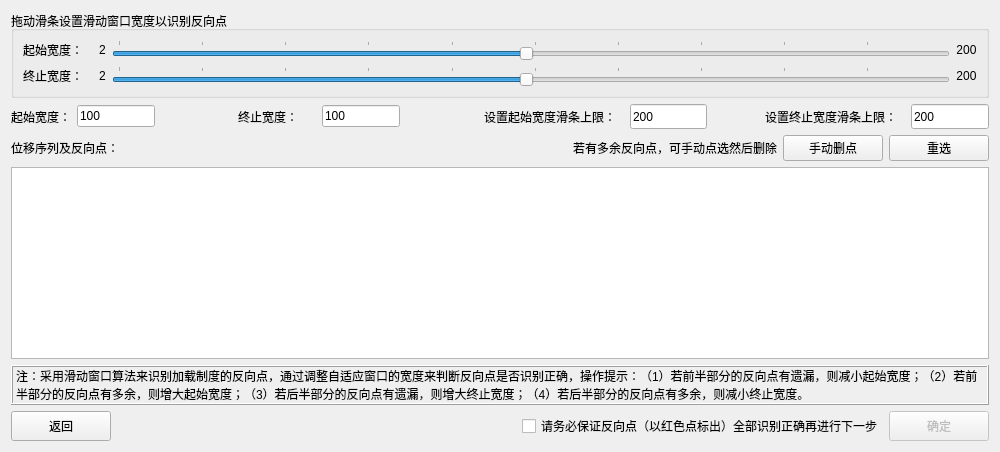
      <widget class="QWidget" name="tab3">
       <attribute name="title">
        <string>识别位移反向点</string>
       </attribute>
       <layout class="QVBoxLayout" name="verticalLayout_26" stretch="0,0,1,0,0">
        <item>
         <widget class="QGroupBox" name="groupBox_5">
          <property name="maximumSize">
           <size>
            <width>16777215</width>
            <height>150</height>
           </size>
          </property>
          <property name="title">
           <string>拖动滑条设置滑动窗口宽度以识别反向点</string>
          </property>
          <layout class="QGridLayout" name="gridLayout_2">
           <item row="0" column="1">
            <widget class="QLabel" name="label_17">
             <property name="text">
              <string>2</string>
             </property>
             <property name="alignment">
              <set>Qt::AlignCenter</set>
             </property>
            </widget>
           </item>
           <item row="0" column="0">
            <widget class="QLabel" name="label_22">
             <property name="minimumSize">
              <size>
               <width>70</width>
               <height>0</height>
              </size>
             </property>
             <property name="text">
              <string>起始宽度：</string>
             </property>
            </widget>
           </item>
           <item row="0" column="3">
            <widget class="QLabel" name="label_19">
             <property name="text">
              <string>200</string>
             </property>
             <property name="alignment">
              <set>Qt::AlignCenter</set>
             </property>
            </widget>
           </item>
           <item row="1" column="2">
            <widget class="QSlider" name="horizontalSlider_2">
             <property name="minimum">
              <number>2</number>
             </property>
             <property name="maximum">
              <number>200</number>
             </property>
             <property name="value">
              <number>100</number>
             </property>
             <property name="orientation">
              <enum>Qt::Horizontal</enum>
             </property>
             <property name="invertedAppearance">
              <bool>false</bool>
             </property>
             <property name="invertedControls">
              <bool>false</bool>
             </property>
             <property name="tickPosition">
              <enum>QSlider::TicksAbove</enum>
             </property>
             <property name="tickInterval">
              <number>20</number>
             </property>
            </widget>
           </item>
           <item row="1" column="3">
            <widget class="QLabel" name="label_20">
             <property name="text">
              <string>200</string>
             </property>
             <property name="alignment">
              <set>Qt::AlignCenter</set>
             </property>
            </widget>
           </item>
           <item row="1" column="1">
            <widget class="QLabel" name="label_18">
             <property name="text">
              <string>2</string>
             </property>
             <property name="alignment">
              <set>Qt::AlignCenter</set>
             </property>
            </widget>
           </item>
           <item row="1" column="0">
            <widget class="QLabel" name="label_25">
             <property name="minimumSize">
              <size>
               <width>70</width>
               <height>0</height>
              </size>
             </property>
             <property name="text">
              <string>终止宽度：</string>
             </property>
            </widget>
           </item>
           <item row="0" column="2">
            <widget class="QSlider" name="horizontalSlider">
             <property name="minimum">
              <number>2</number>
             </property>
             <property name="maximum">
              <number>200</number>
             </property>
             <property name="value">
              <number>100</number>
             </property>
             <property name="sliderPosition">
              <number>100</number>
             </property>
             <property name="orientation">
              <enum>Qt::Horizontal</enum>
             </property>
             <property name="invertedAppearance">
              <bool>false</bool>
             </property>
             <property name="invertedControls">
              <bool>false</bool>
             </property>
             <property name="tickPosition">
              <enum>QSlider::TicksAbove</enum>
             </property>
             <property name="tickInterval">
              <number>20</number>
             </property>
            </widget>
           </item>
          </layout>
         </widget>
        </item>
        <item>
         <layout class="QHBoxLayout" name="horizontalLayout_3" stretch="2,3,3,3,3,3,8,3,2,8,3">
          <item>
           <widget class="QLabel" name="label_15">
            <property name="text">
             <string>起始宽度：</string>
            </property>
           </widget>
          </item>
          <item>
           <widget class="QLineEdit" name="lineEdit_10">
            <property name="text">
             <string>100</string>
            </property>
           </widget>
          </item>
          <item>
           <spacer name="horizontalSpacer_3">
            <property name="orientation">
             <enum>Qt::Horizontal</enum>
            </property>
            <property name="sizeHint" stdset="0">
             <size>
              <width>40</width>
              <height>20</height>
             </size>
            </property>
           </spacer>
          </item>
          <item>
           <widget class="QLabel" name="label_16">
            <property name="text">
             <string>终止宽度：</string>
            </property>
           </widget>
          </item>
          <item>
           <widget class="QLineEdit" name="lineEdit_11">
            <property name="text">
             <string>100</string>
            </property>
           </widget>
          </item>
          <item>
           <spacer name="horizontalSpacer_4">
            <property name="orientation">
             <enum>Qt::Horizontal</enum>
            </property>
            <property name="sizeHint" stdset="0">
             <size>
              <width>40</width>
              <height>20</height>
             </size>
            </property>
           </spacer>
          </item>
          <item>
           <widget class="QLabel" name="label_24">
            <property name="maximumSize">
             <size>
              <width>140</width>
              <height>16777215</height>
             </size>
            </property>
            <property name="text">
             <string>设置起始宽度滑条上限：</string>
            </property>
           </widget>
          </item>
          <item>
           <widget class="QLineEdit" name="lineEdit_9">
            <property name="minimumSize">
             <size>
              <width>0</width>
              <height>25</height>
             </size>
            </property>
            <property name="text">
             <string>200</string>
            </property>
           </widget>
          </item>
          <item>
           <spacer name="horizontalSpacer_5">
            <property name="orientation">
             <enum>Qt::Horizontal</enum>
            </property>
            <property name="sizeHint" stdset="0">
             <size>
              <width>40</width>
              <height>20</height>
             </size>
            </property>
           </spacer>
          </item>
          <item>
           <widget class="QLabel" name="label_23">
            <property name="maximumSize">
             <size>
              <width>140</width>
              <height>16777215</height>
             </size>
            </property>
            <property name="text">
             <string>设置终止宽度滑条上限：</string>
            </property>
           </widget>
          </item>
          <item>
           <widget class="QLineEdit" name="lineEdit_8">
            <property name="minimumSize">
             <size>
              <width>0</width>
              <height>25</height>
             </size>
            </property>
            <property name="text">
             <string>200</string>
            </property>
           </widget>
          </item>
         </layout>
        </item>
        <item>
         <layout class="QVBoxLayout" name="verticalLayout_6" stretch="0,1">
          <item>
           <layout class="QHBoxLayout" name="horizontalLayout_23" stretch="0,4,0,0,0">
            <item>
             <widget class="QLabel" name="label_33">
              <property name="text">
               <string>位移序列及反向点：</string>
              </property>
             </widget>
            </item>
            <item>
             <spacer name="horizontalSpacer_26">
              <property name="orientation">
               <enum>Qt::Horizontal</enum>
              </property>
              <property name="sizeHint" stdset="0">
               <size>
                <width>130</width>
                <height>20</height>
               </size>
              </property>
             </spacer>
            </item>
            <item>
             <widget class="QLabel" name="label_60">
              <property name="text">
               <string>若有多余反向点，可手动点选然后删除</string>
              </property>
             </widget>
            </item>
            <item>
             <widget class="QPushButton" name="pushButton_33">
              <property name="minimumSize">
               <size>
                <width>100</width>
                <height>0</height>
               </size>
              </property>
              <property name="text">
               <string>手动删点</string>
              </property>
             </widget>
            </item>
            <item>
             <widget class="QPushButton" name="pushButton_34">
              <property name="minimumSize">
               <size>
                <width>100</width>
                <height>0</height>
               </size>
              </property>
              <property name="text">
               <string>重选</string>
              </property>
             </widget>
            </item>
           </layout>
          </item>
          <item>
           <widget class="QGraphicsView" name="graphicsView_5"/>
          </item>
         </layout>
        </item>
        <item>
         <widget class="QLabel" name="label_21">
          <property name="minimumSize">
           <size>
            <width>0</width>
            <height>0</height>
           </size>
          </property>
          <property name="maximumSize">
           <size>
            <width>16777215</width>
            <height>16777215</height>
           </size>
          </property>
          <property name="frameShape">
           <enum>QFrame::Box</enum>
          </property>
          <property name="frameShadow">
           <enum>QFrame::Raised</enum>
          </property>
          <property name="text">
           <string>注：采用滑动窗口算法来识别加载制度的反向点，通过调整自适应窗口的宽度来判断反向点是否识别正确，操作提示：（1）若前半部分的反向点有遗漏，则减小起始宽度；（2）若前半部分的反向点有多余，则增大起始宽度；（3）若后半部分的反向点有遗漏，则增大终止宽度；（4）若后半部分的反向点有多余，则减小终止宽度。</string>
          </property>
          <property name="alignment">
           <set>Qt::AlignLeading|Qt::AlignLeft|Qt::AlignVCenter</set>
          </property>
          <property name="wordWrap">
           <bool>true</bool>
          </property>
         </widget>
        </item>
        <item>
         <layout class="QHBoxLayout" name="horizontalLayout_36" stretch="0,1,0">
          <item>
           <layout class="QVBoxLayout" name="verticalLayout_10">
            <item>
             <widget class="QPushButton" name="pushButton_9">
              <property name="minimumSize">
               <size>
                <width>100</width>
                <height>30</height>
               </size>
              </property>
              <property name="maximumSize">
               <size>
                <width>100</width>
                <height>30</height>
               </size>
              </property>
              <property name="text">
               <string>返回</string>
              </property>
             </widget>
            </item>
           </layout>
          </item>
          <item>
           <spacer name="horizontalSpacer_6">
            <property name="orientation">
             <enum>Qt::Horizontal</enum>
            </property>
            <property name="sizeHint" stdset="0">
             <size>
              <width>40</width>
              <height>20</height>
             </size>
            </property>
           </spacer>
          </item>
          <item>
           <layout class="QVBoxLayout" name="verticalLayout_25">
            <item>
             <layout class="QHBoxLayout" name="horizontalLayout_8">
              <item>
               <widget class="QCheckBox" name="checkBox_5">
                <property name="text">
                 <string>请务必保证反向点（以红色点标出）全部识别正确再进行下一步</string>
                </property>
               </widget>
              </item>
              <item>
               <widget class="QPushButton" name="pushButton_10">
                <property name="enabled">
                 <bool>false</bool>
                </property>
                <property name="minimumSize">
                 <size>
                  <width>100</width>
                  <height>30</height>
                 </size>
                </property>
                <property name="maximumSize">
                 <size>
                  <width>100</width>
                  <height>30</height>
                 </size>
                </property>
                <property name="text">
                 <string>确定</string>
                </property>
               </widget>
              </item>
             </layout>
            </item>
           </layout>
          </item>
         </layout>
        </item>
       </layout>
      </widget>
